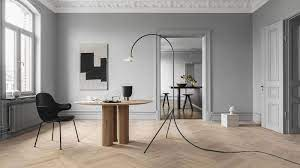
#> input picture Photos/minimalism.jpg, 300 x 168 px
$ python masking.py
#> lines starting #> are read from the running program, lines starting #| are printed output that depends on the picture; after the words box and inside, x2 and y2 are one past the last pixel; in counts of white or black regions, pixels touching at a corner belong together
import cv2 as cv
import numpy as np

img = cv.imread('Photos/minimalism.jpg')
#> img is the input picture: shape (168, 300, 3); mean B, G, R 143.5, 148.8, 154.7
# cv.imshow('Minimalism', img)

blank = np.zeros(img.shape[:2], dtype='uint8')
# cv.imshow('Blank', blank)

mask = cv.circle(blank, (img.shape[1]//2, img.shape[0]//2), 100, 50, -1)
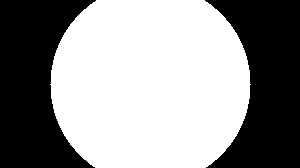
#> blank: shape (168, 300); values 0 (black) and 50 (white), 57.7% white; 2 black regions, box (x1, y1, x2, y2) and area: (0, 0, 96, 168) 10752, (205, 0, 300, 168) 10584
# cv.imshow('Mask', mask)

masked = cv.bitwise_and(img, img, mask=mask)
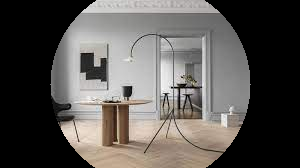
#> masked: shape (168, 300, 3); mean B, G, R 83.7, 87, 90.5
cv.imshow('Masked img', masked)

cv.waitKey(0)

$ run again, with Photos/mini2.jpg copied over Photos/minimalism.jpg
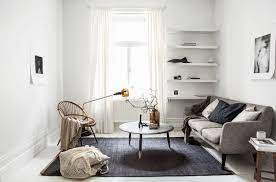
#> input picture Photos/mini2.jpg, 276 x 182 px
#> img is the input picture: shape (182, 276, 3); mean B, G, R 182.8, 185, 187.9
#> `mask = cv.circle(blank, (img.shape[1]//2, img.shape[0]//2), 100, 50, -1)`:
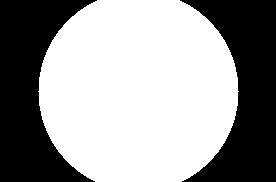
#> blank: shape (182, 276); values 0 (black) and 50 (white), 60.6% white; 2 black regions, box (x1, y1, x2, y2) and area: (0, 0, 97, 182) 9999, (180, 0, 276, 182) 9817
#> `masked = cv.bitwise_and(img, img, mask=mask)`:
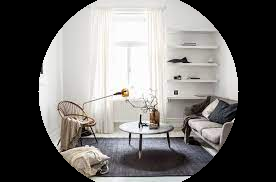
#> masked: shape (182, 276, 3); mean B, G, R 108.1, 109.7, 111.7
